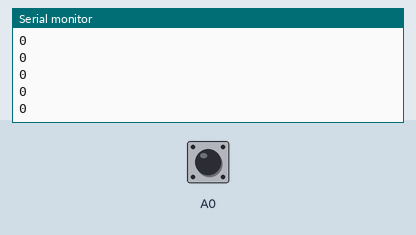
The sketch below on a simulated Arduino Uno, built with avr-gcc and run on an emulated ATmega328P. Parts: the last lines printed to the serial monitor. The inputs (shaded band) are chosen by the test bench; at power-on: A0 LOW.

Above: at 1.2 s.
1.3 s: A0 driven HIGH
At 2.2 s:
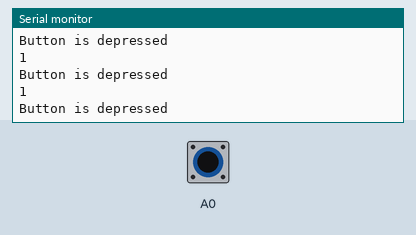
2.8 s: A0 pulsed LOW 2 times (0.12 s each, 0.3 s apart)
6.4 s: A0 pulsed LOW 5 times (0.12 s each, 0.3 s apart)
At 7.4 s:
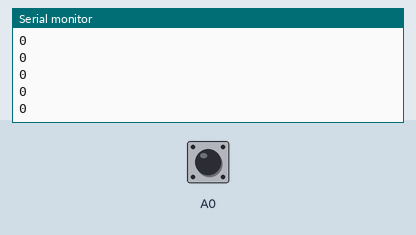

Measured:
- after the input at 1.3 s, the serial monitor: prints a new line after 0.07 s (image 1)
- after the input at 6.4 s, the serial monitor: prints a new line after 0.08 s (image 2)

The sketch:

wendy_buttons.ino
```cpp
int lastButtonState = 0;
void setup() {
  // put your setup code here, to run once:
  pinMode(A0, INPUT);

  Serial.begin(9600);
}

void loop() {
  // put your main code here, to run repeatedly:
  Serial.println(digitalRead(A0));
  int buttonState = digitalRead(A0);
  if( buttonState != lastButtonState ){
    //Button state has changed, start doing something
    if( buttonState == HIGH ){
      Serial.println("Button is depressed");
    } else {
      Serial.println("Button is raised");
    }
  }
}
```
